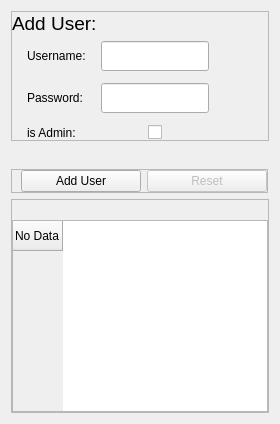
               <widget class="QWidget" name="page_3">
                <layout class="QVBoxLayout" name="verticalLayout_12">
                 <item>
                  <widget class="QFrame" name="frame_14">
                   <property name="maximumSize">
                    <size>
                     <width>16777215</width>
                     <height>250</height>
                    </size>
                   </property>
                   <property name="frameShape">
                    <enum>QFrame::StyledPanel</enum>
                   </property>
                   <property name="frameShadow">
                    <enum>QFrame::Raised</enum>
                   </property>
                   <layout class="QVBoxLayout" name="verticalLayout_13">
                    <property name="leftMargin">
                     <number>0</number>
                    </property>
                    <property name="topMargin">
                     <number>0</number>
                    </property>
                    <property name="rightMargin">
                     <number>0</number>
                    </property>
                    <property name="bottomMargin">
                     <number>0</number>
                    </property>
                    <item>
                     <widget class="QLabel" name="label_16">
                      <property name="maximumSize">
                       <size>
                        <width>16777215</width>
                        <height>30</height>
                       </size>
                      </property>
                      <property name="styleSheet">
                       <string notr="true">color:black;
font: 14pt ;
</string>
                      </property>
                      <property name="text">
                       <string>Add User:</string>
                      </property>
                     </widget>
                    </item>
                    <item>
                     <layout class="QGridLayout" name="gridLayout_3">
                      <property name="leftMargin">
                       <number>15</number>
                      </property>
                      <property name="horizontalSpacing">
                       <number>15</number>
                      </property>
                      <property name="verticalSpacing">
                       <number>12</number>
                      </property>
                      <item row="2" column="2" alignment="Qt::AlignHCenter">
                       <widget class="QCheckBox" name="isAdminCheckBox">
                        <property name="text">
                         <string/>
                        </property>
                       </widget>
                      </item>
                      <item row="2" column="0">
                       <widget class="QLabel" name="label_17">
                        <property name="text">
                         <string>is Admin:</string>
                        </property>
                       </widget>
                      </item>
                      <item row="1" column="2">
                       <widget class="QLineEdit" name="txtPassword">
                        <property name="minimumSize">
                         <size>
                          <width>0</width>
                          <height>30</height>
                         </size>
                        </property>
                       </widget>
                      </item>
                      <item row="0" column="2">
                       <widget class="QLineEdit" name="txtUsername">
                        <property name="minimumSize">
                         <size>
                          <width>0</width>
                          <height>30</height>
                         </size>
                        </property>
                       </widget>
                      </item>
                      <item row="0" column="0">
                       <widget class="QLabel" name="label_14">
                        <property name="text">
                         <string>Username:</string>
                        </property>
                       </widget>
                      </item>
                      <item row="1" column="0">
                       <widget class="QLabel" name="label_15">
                        <property name="text">
                         <string>Password:</string>
                        </property>
                       </widget>
                      </item>
                      <item row="1" column="3">
                       <spacer name="horizontalSpacer_2">
                        <property name="orientation">
                         <enum>Qt::Horizontal</enum>
                        </property>
                        <property name="sizeHint" stdset="0">
                         <size>
                          <width>40</width>
                          <height>20</height>
                         </size>
                        </property>
                       </spacer>
                      </item>
                     </layout>
                    </item>
                   </layout>
                  </widget>
                 </item>
                 <item>
                  <widget class="QLabel" name="lblError">
                   <property name="font">
                    <font>
                     <family>Bahnschrift SemiCondensed</family>
                     <pointsize>9</pointsize>
                     <weight>50</weight>
                     <italic>false</italic>
                     <bold>false</bold>
                    </font>
                   </property>
                   <property name="styleSheet">
                    <string notr="true">font: 8.5pt &quot;Bahnschrift SemiCondensed&quot;;
margin-left:0px;
color:red;</string>
                   </property>
                   <property name="text">
                    <string/>
                   </property>
                   <property name="alignment">
                    <set>Qt::AlignCenter</set>
                   </property>
                  </widget>
                 </item>
                 <item alignment="Qt::AlignHCenter">
                  <widget class="QFrame" name="frame_15">
                   <property name="minimumSize">
                    <size>
                     <width>0</width>
                     <height>0</height>
                    </size>
                   </property>
                   <property name="frameShape">
                    <enum>QFrame::StyledPanel</enum>
                   </property>
                   <property name="frameShadow">
                    <enum>QFrame::Raised</enum>
                   </property>
                   <layout class="QHBoxLayout" name="horizontalLayout_6">
                    <property name="topMargin">
                     <number>0</number>
                    </property>
                    <property name="rightMargin">
                     <number>0</number>
                    </property>
                    <property name="bottomMargin">
                     <number>0</number>
                    </property>
                    <item>
                     <widget class="QPushButton" name="btnAddNewUser">
                      <property name="minimumSize">
                       <size>
                        <width>120</width>
                        <height>0</height>
                       </size>
                      </property>
                      <property name="cursor">
                       <cursorShape>PointingHandCursor</cursorShape>
                      </property>
                      <property name="text">
                       <string>Add User</string>
                      </property>
                     </widget>
                    </item>
                    <item>
                     <widget class="QPushButton" name="btnResetUser">
                      <property name="enabled">
                       <bool>false</bool>
                      </property>
                      <property name="minimumSize">
                       <size>
                        <width>120</width>
                        <height>0</height>
                       </size>
                      </property>
                      <property name="cursor">
                       <cursorShape>PointingHandCursor</cursorShape>
                      </property>
                      <property name="text">
                       <string>Reset</string>
                      </property>
                      <property name="checkable">
                       <bool>false</bool>
                      </property>
                     </widget>
                    </item>
                   </layout>
                  </widget>
                 </item>
                 <item>
                  <widget class="QFrame" name="frame_13">
                   <property name="frameShape">
                    <enum>QFrame::StyledPanel</enum>
                   </property>
                   <property name="frameShadow">
                    <enum>QFrame::Raised</enum>
                   </property>
                   <layout class="QVBoxLayout" name="verticalLayout_14">
                    <property name="spacing">
                     <number>0</number>
                    </property>
                    <property name="leftMargin">
                     <number>0</number>
                    </property>
                    <property name="topMargin">
                     <number>20</number>
                    </property>
                    <property name="rightMargin">
                     <number>0</number>
                    </property>
                    <property name="bottomMargin">
                     <number>0</number>
                    </property>
                    <item>
                     <widget class="QTableWidget" name="userDataTable">
                      <property name="gridStyle">
                       <enum>Qt::SolidLine</enum>
                      </property>
                      <property name="sortingEnabled">
                       <bool>false</bool>
                      </property>
                      <attribute name="verticalHeaderShowSortIndicator" stdset="0">
                       <bool>true</bool>
                      </attribute>
                      <row>
                       <property name="text">
                        <string>No Data</string>
                       </property>
                      </row>
                     </widget>
                    </item>
                   </layout>
                  </widget>
                 </item>
                </layout>
               </widget>
